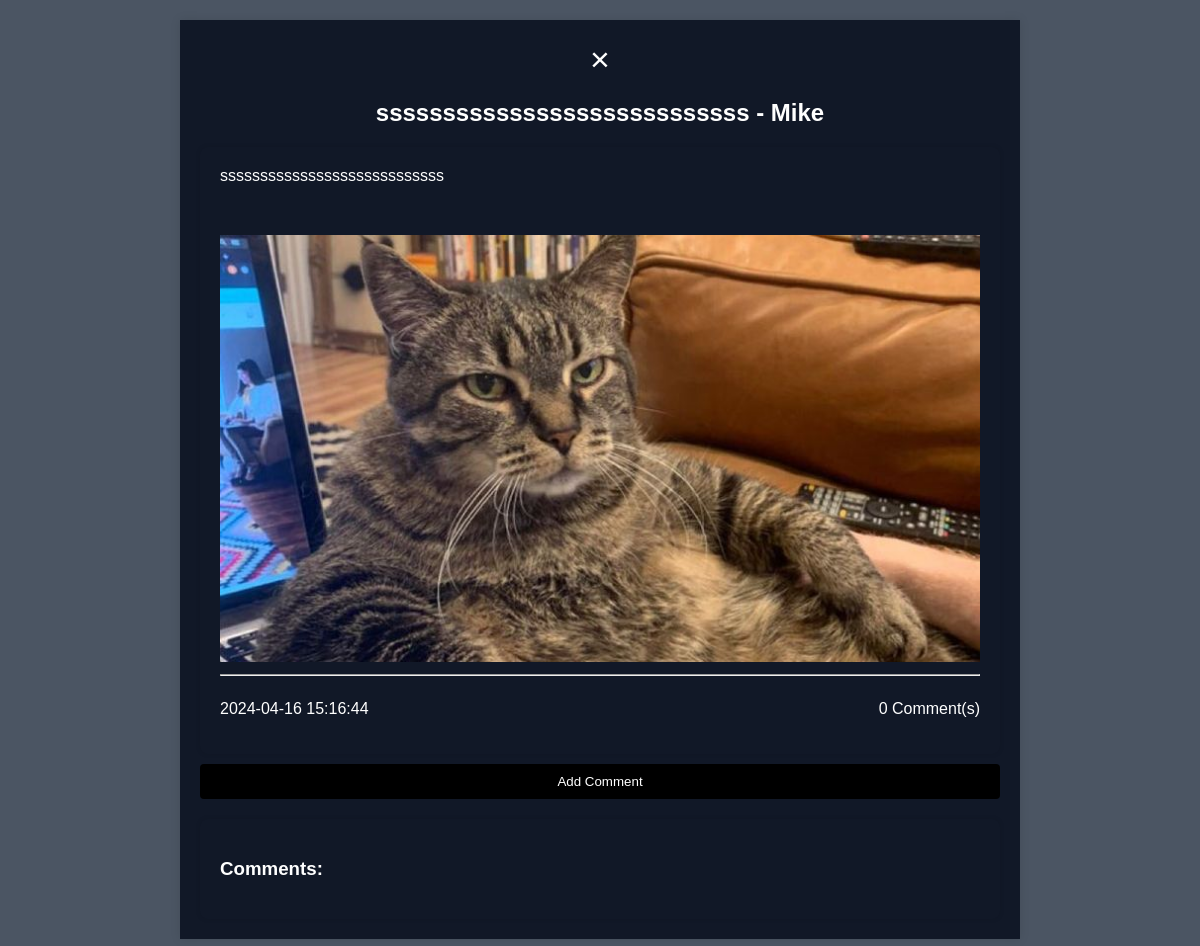
The app's page /thread/8 (signed in), older data.
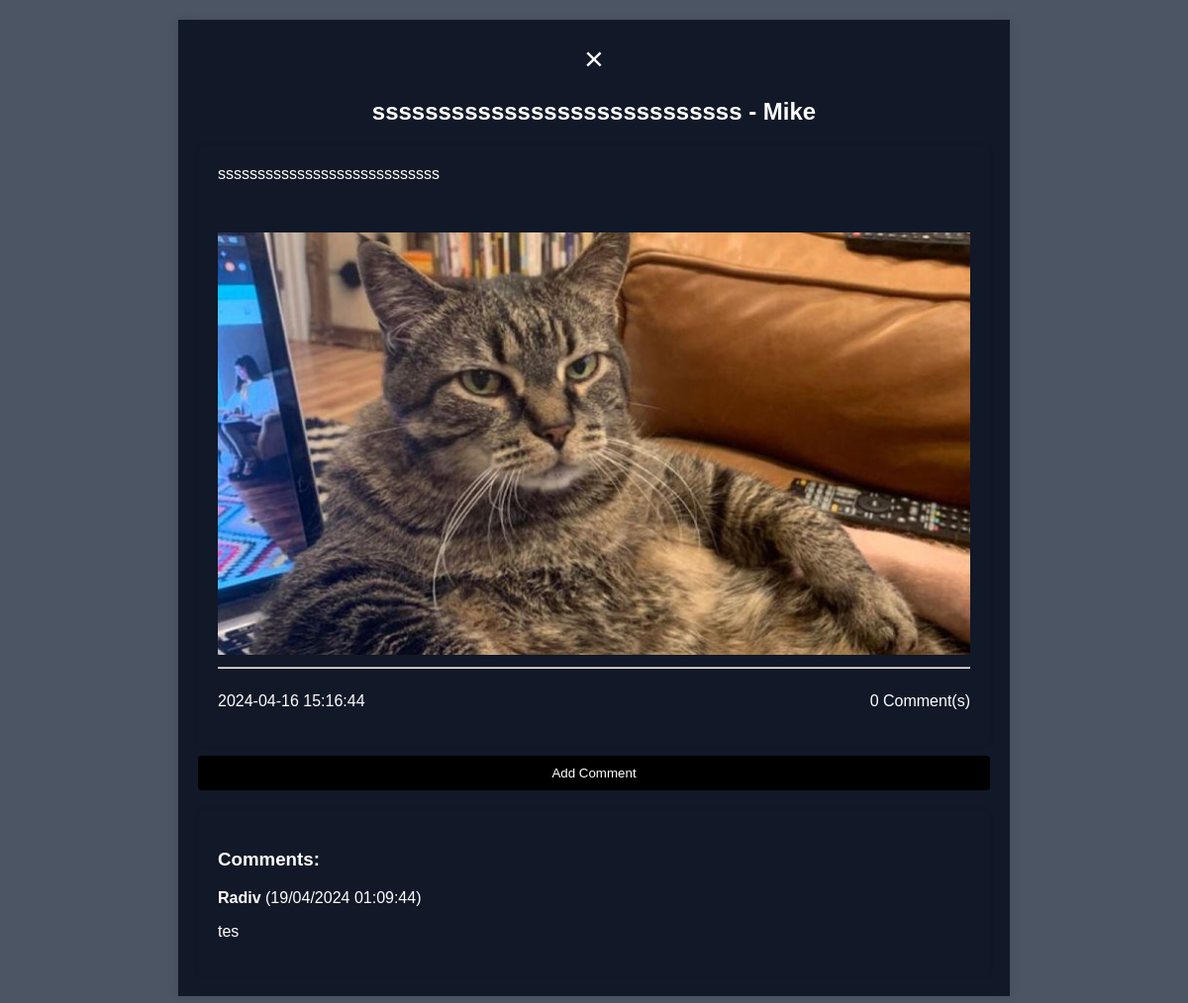
The same page, newer data.
### app.py (models this page shows, shortened)
class Comment(db.Model):
    id = db.Column(db.Integer, primary_key=True)
    content = db.Column(db.Text, nullable=False)
    created_at = db.Column(db.DateTime, default=datetime.utcnow)
    user_id = db.Column(db.Integer, db.ForeignKey('user.id'), nullable=False)
    user = db.relationship('User', backref=db.backref('comments', lazy=True))
    thread_id = db.Column(db.Integer, db.ForeignKey('thread.id'), nullable=False)
    thread = db.relationship('Thread', backref=db.backref('thread_comments', lazy=True))

class User(UserMixin, db.Model):
    id = db.Column(db.Integer, primary_key=True)
    username = db.Column(db.String(80), unique=True, nullable=False)
    password_hash = db.Column(db.String(120), nullable=False)
    profile_picture = db.Column(db.String(100))
    bio = db.Column(db.Text)
    twitter_username = db.Column(db.String(50))
    facebook_username = db.Column(db.String(50))

### app.py (the view, shortened to what this page needs)
@app.route('/thread/<int:thread_id>', methods=['GET', 'POST'])
@login_required
def view_thread(thread_id):
    thread = Thread.query.get_or_404(thread_id)
    return render_template('view_thread.html', thread=thread, comments=thread.thread_comments)

### app.py (called while the page is built)
@login_manager.user_loader
def load_user(user_id):
    return User.query.get(int(user_id))

### templates/view_thread.html (shortened to what this page needs)
<!DOCTYPE html>
<html lang="en">
<head>
    <link rel="stylesheet" href="{{ url_for('static', filename='view-thread.css') }}">
</head>
<body>
    <div class="container">
        <header>
            <a href="{{ url_for('home') }}" class="close-btn">&times;</a>
            <h2>{{ thread.title }} - {{ thread.user.username }}</h2>
        </header>
        <section>
            <div class="thread-card">
                <p class="thread-content mb-5">{{ thread.content }}</p>
                {% if thread.image_filename %}
                <img src="{{ url_for('static', filename='images/' + thread.image_filename) }}" alt="Thread Image" class="card-image" width="100%">
                {% endif %}
                <hr>
                <div class="thread-info">
                    <p class="thread-date">{{ thread.created_at.strftime('%Y-%m-%d %H:%M:%S') }}</p>
                    <p class="thread-comments">{{ thread.comments|length }} Comment(s)</p>
                </div>
            </div>
            <div class="comment-section">
                <button class="comment-btn" onclick="toggleCommentPopup()">Add Comment</button>
                <div class="comments">
                    <h3>Comments:</h3>
                    {% for comment in comments %}
                    <div class="comment">
                      <p><strong>{{ comment.user.username }}</strong> ({{ comment.created_at.strftime("%d/%m/%Y %H:%M:%S") }})</p>
                      <p>{{ comment.content }}</p>
                    </div>
                  {% endfor %}
                </div>
            </div>
        </section>
    </div>
</body>
</html>

Row changes from the older to the newer data that the page shows:
added Comment: user.username "Radiv", created_at "19/04/2024 01:09:44", content "tes"
